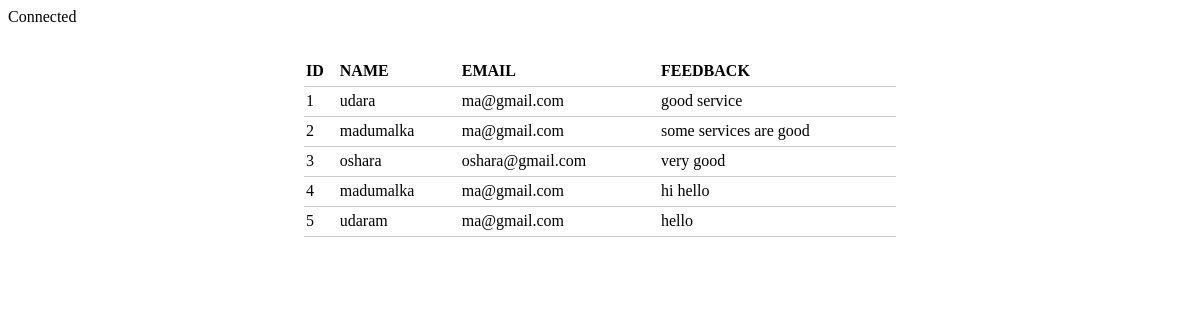
/php/seefeedback.php (signed in), run on the app's committed database.
### tables this page shows
CREATE TABLE `feedb` (
  `fid` int(10) NOT NULL,
  `f_name` varchar(20) NOT NULL,
  `f_email` varchar(20) NOT NULL,
  `feedback` varchar(100) NOT NULL
);

### php/seefeedback.php (the view, shortened to what this page needs)
<!DOCTYPE html>
<html>
<head>
	<link rel="stylesheet" type="text/css" href="../css/feedback.css">
</head>
<body>
<table>
	<tr>
		<th>ID</th>
		<th>NAME</th>
		<th>EMAIL</th>
		<th>FEEDBACK</th>
	</tr>
<?php
	$conn = mysqli_connect("localhost","root","","web");
	$sql ="SELECT fid, f_name, f_email, feedback FROM feedb";
	$result = $conn-> query($sql);
		if ($result-> num_rows > 0) {
			while ($row = $result-> fetch_assoc()){
				echo "<tr><td>". $row["fid"]."</td><td>". $row["f_name"]. "</td><td>".$row["f_email"]. "</td><td>". $row["feedback"]. "</td></tr>";
			}
			echo "</table>";
		}
		else{
			echo "0 result";
		}
?>
</body>
</html>

### css/feedback.css (style rules this page uses)
table { width: 50%; margin: 30px auto; border-collapse: collapse; text-align: left; }
tr { border-bottom: 1px solid #cbcbcb; }
th, td { border: none; height: 30px; padding: 2px; }

### data on the page
feedb: fid "1", f_name "udara", f_email "ma@gmail.com", feedback "good service"
feedb: fid "2", f_name "madumalka", f_email "ma@gmail.com", feedback "some services are good"
feedb: fid "3", f_name "oshara", f_email "oshara@gmail.com", feedback "very good"
feedb: fid "4", f_name "madumalka", f_email "ma@gmail.com", feedback "hi hello"
feedb: fid "5", f_name "udaram", f_email "ma@gmail.com", feedback "hello"
